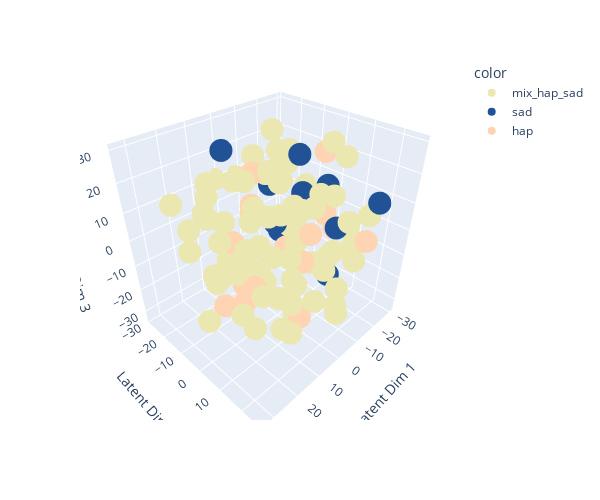

This figure's notebook cell:
### Code cell
# 3D
emo_pair_vae_3d_tsne = TSNE(n_components=3, random_state=42, perplexity=20, learning_rate=10,n_iter=3000)
emo_pair_latent_3d_tsne = emo_pair_vae_3d_tsne.fit_transform(emo_pair_latent_space)

color_mapping = {'sad': '#205295', 'hap': '#FFD4B2', 'mix_hap_sad': '#EAE7B1'}

fig_mix_3d = px.scatter_3d(x=emo_pair_latent_3d_tsne[:, 0], y=emo_pair_latent_3d_tsne[:, 1], z=emo_pair_latent_3d_tsne[:, 2], color=labels, category_orders=label_mapping, color_discrete_map=color_mapping)

# Update the layout to adjust the axis labels and title
fig_mix_3d.update_layout(scene=dict(xaxis=dict(title='Latent Dim 1'),
                             yaxis=dict(title='Latent Dim 2'),
                             zaxis=dict(title='Latent Dim 3')),
                  #title='Latent Space Clustering for Disgust, Happiness and Their Mix',
                  width=600, height=500)

fig_mix_3d.update_layout(showlegend=True)


fig_mix_3d.show()

### Figure 1 — Plotly figure (JSON) as saved in the notebook; plotly's stock layout.template omitted (floating-point values rounded to 4 significant figures)
{"data": [{"hovertemplate": "color=mix_hap_sad<br>x=%{x}<br>y=%{y}<br>z=%{z}<extra></extra>", "legendgroup": "mix_hap_sad", "marker": {"color": "#EAE7B1", "symbol": "circle"}, "mode": "markers", "name": "mix_hap_sad", "scene": "scene", "showlegend": true, "type": "scatter3d", "x": [-21.72, 12.6, 15.66, 1.571, 17.52, 12.83, -4.258, 22.62, 4.551, 20.2, -0.531, 17.68, -12.06, -6.273, 27.48, -1.015, -6.414, 11.0, 13.14, 7.468, 28.81, -8.062, 25.97, 2.288, -28.65, 24.62, 15.95, -7.677, -4.706, 5.075, -1.144, -3.948, 11.31, 22.08, 33.02, 3.246, 4.129, -15.98, 18.71, -11.81, 8.804, -29.75, -1.981, -14.29, 17.8, -3.868, -8.278, -28.5, -3.816, -22.66, 10.41, 26.93, -16.0, 15.71, 14.62, -0.4627, 0.4566, -0.2284, 10.07, -21.82, 0.9279, -4.74, -14.32, -10.02, -17.88, -8.551, -17.54, 8.585, -14.56, -17.8, 12.9, 8.156, -7.399, 2.869, 5.933, 18.75, 12.83], "y": [7.812, 10.04, 2.361, 20.58, 3.689, -5.396, 5.661, 10.11, -4.198, 4.773, 24.24, -12.51, -4.498, -2.731, -7.916, 24.81, -27.46, 16.09, 2.246, -12.12, 8.038, -20.07, -18.01, -28.45, -13.69, -4.255, -13.85, -10.6, -14.13, 9.816, 4.286, 15.81, -21.0, -4.325, 5.606, 26.18, -22.58, 3.212, 12.24, -17.9, 8.79, 8.167, 5.719, 7.912, 22.38, 4.451, -1.209, 14.55, -10.33, 13.09, 23.93, -9.716, -10.9, 20.4, -16.06, -11.96, -12.75, 13.46, 10.5, -22.13, 8.799, 25.44, 11.13, 17.1, -11.8, 13.87, -15.84, 4.454, -5.965, -0.2861, 2.797, 0.199, -7.083, -1.546, -19.13, -5.94, 14.22], "z": [22.21, 3.313, 25.57, 3.281, 3.112, -11.58, 9.705, 11.15, -14.84, -17.62, -17.73, 8.199, -18.48, 21.96, 10.95, 15.67, 8.3, -11.68, -30.71, 17.33, 4.834, 18.09, 14.26, 10.05, 1.944, 16.89, 19.08, 29.66, -14.2, -1.174, -25.91, -7.487, 9.91, -9.215, -10.27, -10.71, -3.782, 9.598, -6.139, 10.96, -15.49, -9.568, -0.6489, 29.16, -13.9, -33.23, 6.592, 1.001, -28.06, -9.381, -5.601, 2.43, 20.59, 3.378, -17.57, 17.12, -0.6665, 15.56, 16.51, 15.08, -14.84, 1.118, -8.134, -18.14, -10.1, 16.22, 7.138, 26.69, -5.961, -21.07, 16.55, -1.156, 13.07, 7.291, -17.38, 3.575, -22.11]}, {"hovertemplate": "color=sad<br>x=%{x}<br>y=%{y}<br>z=%{z}<extra></extra>", "legendgroup": "sad", "marker": {"color": "#205295", "symbol": "circle"}, "mode": "markers", "name": "sad", "scene": "scene", "showlegend": true, "type": "scatter3d", "x": [-19.32, -25.9, -11.12, -0.09186, -20.58, -19.48, -4.462, 5.938, -27.86, -17.5], "y": [-7.293, -1.651, 13.83, 7.476, -19.41, -23.76, -5.848, -18.68, 17.85, 7.552], "z": [4.826, 7.3, 3.941, 29.75, -17.07, 1.79, -0.2763, 24.64, 7.505, -21.98]}, {"hovertemplate": "color=hap<br>x=%{x}<br>y=%{y}<br>z=%{z}<extra></extra>", "legendgroup": "hap", "marker": {"color": "#FFD4B2", "symbol": "circle"}, "mode": "markers", "name": "hap", "scene": "scene", "showlegend": true, "type": "scatter3d", "x": [9.645, -5.582, -5.28, 4.502, -20.2, 11.82, -26.87, 3.367, 8.603, 4.224, 3.094, -7.79, -12.8, 6.918, -18.29, 17.0], "y": [-6.796, -1.913, -18.64, 16.56, 0.7694, 1.308, 1.829, 13.09, -12.33, -12.88, -9.088, 4.15, 23.82, -4.054, 3.673, -7.975], "z": [-27.48, -8.513, -2.448, 10.46, 22.24, -13.75, -9.049, -24.5, -4.853, -26.16, 8.386, -12.78, 3.057, 22.53, 1.6, -24.49]}], "layout": {"height": 500, "legend": {"title": {"text": "color"}, "tracegroupgap": 0}, "margin": {"t": 60}, "scene": {"domain": {"x": [0, 1], "y": [0, 1]}, "xaxis": {"title": {"text": "Latent Dim 1"}}, "yaxis": {"title": {"text": "Latent Dim 2"}}, "zaxis": {"title": {"text": "Latent Dim 3"}}}, "showlegend": true, "width": 600}}
